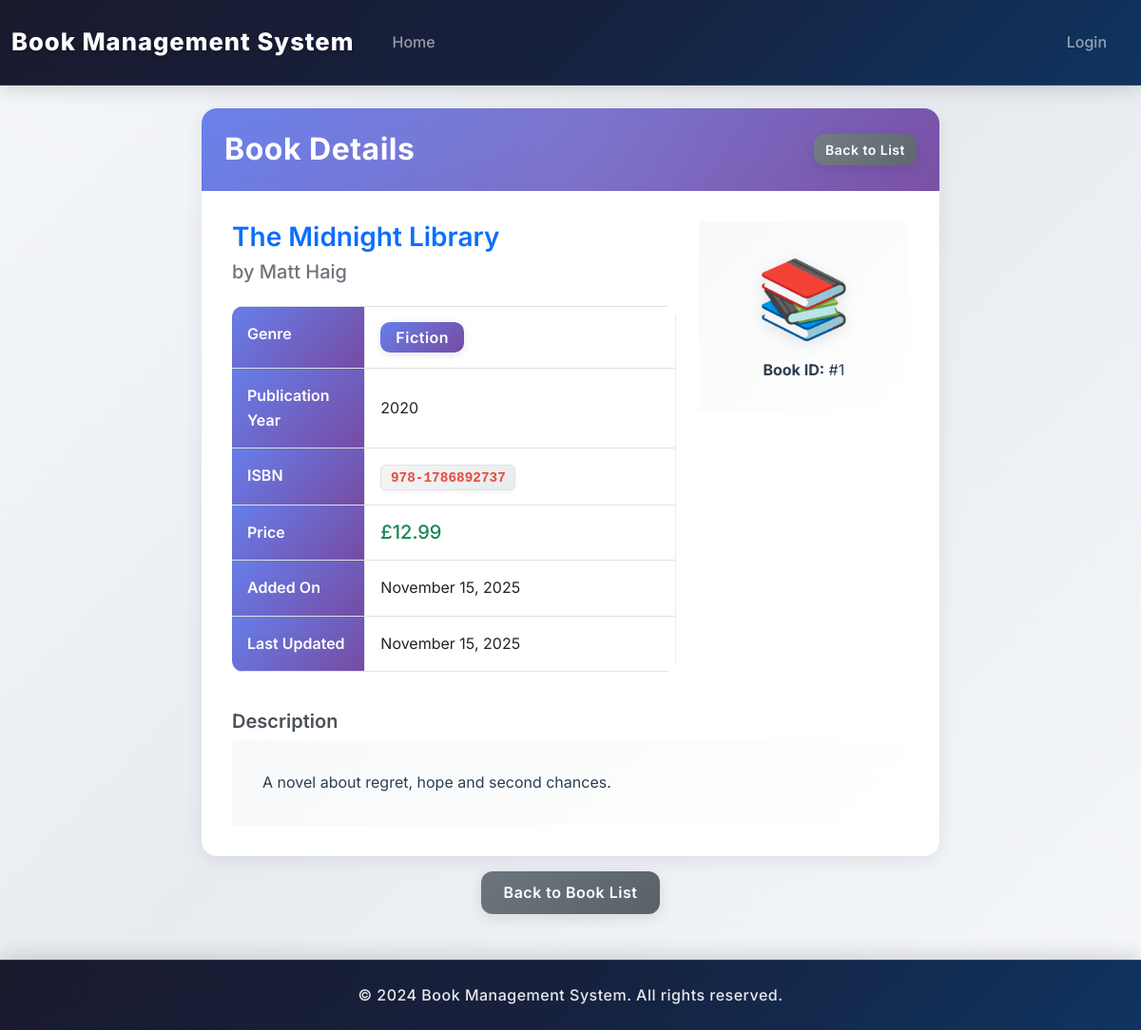
Page /view_book.php?id=1 on the committed database.
### tables this page shows
CREATE TABLE IF NOT EXISTS books (
    id INT AUTO_INCREMENT PRIMARY KEY,
    title VARCHAR(255) NOT NULL,
    author VARCHAR(255) NOT NULL,
    genre VARCHAR(100) NOT NULL,
    publication_year INT NOT NULL,
    isbn VARCHAR(20),
    description TEXT,
    price DECIMAL(10,2),
    created_at TIMESTAMP DEFAULT CURRENT_TIMESTAMP,
    updated_at TIMESTAMP DEFAULT CURRENT_TIMESTAMP ON UPDATE CURRENT_TIMESTAMP
);

### includes/database.php (called while the page is built, shortened)
<?php
class Database {
    private $host = DB_HOST;
    private $dbname = DB_NAME;
    private $username = DB_USER;
    private $password = DB_PASS;
    private $conn;
    private $stmt;
    public function __construct() {
        $dsn = "mysql:host={$this->host};dbname={$this->dbname};charset=utf8mb4";
        $options = [
            PDO::ATTR_ERRMODE => PDO::ERRMODE_EXCEPTION,
            PDO::ATTR_DEFAULT_FETCH_MODE => PDO::FETCH_ASSOC,
            PDO::ATTR_EMULATE_PREPARES => false,
        ];
        try {
            $this->conn = new PDO($dsn, $this->username, $this->password, $options);
        } catch (PDOException $e) {
            die("Connection failed: " . $e->getMessage());
        }
    }
    public function query($sql) {
        $this->stmt = $this->conn->prepare($sql);
    }
    public function bind($param, $value, $type = null) {
        if (is_null($type)) {
            switch (true) {
                case is_int($value):
                    $type = PDO::PARAM_INT;
                    break;
            }
        }
        $this->stmt->bindValue($param, $value, $type);
    }
    public function execute() {
        return $this->stmt->execute();
    }
    public function single() {
        $this->execute();
        return $this->stmt->fetch();
    }
}
?>

### view_book.php (the view, shortened to what this page needs)
<?php
require_once 'includes/database.php';
$db = new Database();
$book_id = (int)$_GET['id'];
$db->query("SELECT * FROM books WHERE id = :id");
$db->bind(':id', $book_id);
$book = $db->single();
require_once 'templates/header.tpl.php';
?>
<div class="row justify-content-center">
    <div class="col-md-8">
        <div class="card">
            <div class="card-header bg-primary text-white">
                <div class="d-flex justify-content-between align-items-center">
                    <h2 class="mb-0">Book Details</h2>
                    <div>
                        <a href="index.php" class="btn btn-secondary btn-sm">Back to List</a>
                    </div>
                </div>
            </div>
            <div class="card-body">
                <div class="row">
                    <div class="col-md-8">
                        <h3 class="text-primary"><?php echo htmlspecialchars($book['title']); ?></h3>
                        <h5 class="text-muted">by <?php echo htmlspecialchars($book['author']); ?></h5>
                        <div class="mt-4">
                            <table class="table table-bordered">
                                <tr>
                                    <th width="30%">Genre</th>
                                    <td>
                                        <span class="badge bg-primary fs-6"><?php echo htmlspecialchars($book['genre']); ?></span>
                                    </td>
                                </tr>
                                <tr>
                                    <th>Publication Year</th>
                                    <td><?php echo htmlspecialchars($book['publication_year']); ?></td>
                                </tr>
                                <tr>
                                    <th>ISBN</th>
                                    <td><code><?php echo htmlspecialchars($book['isbn']); ?></code></td>
                                </tr>
                                <tr>
                                    <th>Price</th>
                                    <td class="h5 text-success">£<?php echo number_format($book['price'], 2); ?></td>
                                </tr>
                                <tr>
                                    <th>Added On</th>
                                    <td><?php echo date('F j, Y', strtotime($book['created_at'])); ?></td>
                                </tr>
                                <tr>
                                    <th>Last Updated</th>
                                    <td><?php echo date('F j, Y', strtotime($book['updated_at'])); ?></td>
                                </tr>
                            </table>
                        </div>
                    </div>
                    <div class="col-md-4 text-center">
                        <div class="bg-light p-4 rounded">
                            <div class="display-1 text-muted">📚</div>
                            <div class="mt-3">
                                <strong>Book ID:</strong> #<?php echo $book['id']; ?>
                            </div>
                        </div>
                    </div>
                </div>
                <?php if (!empty($book['description'])): ?>
                    <div class="mt-4">
                        <h5>Description</h5>
                        <div class="p-3 bg-light rounded">
                            <?php echo nl2br(htmlspecialchars($book['description'])); ?>
                        </div>
                    </div>
                <?php endif; ?>
            </div>
        </div>
        <div class="mt-3 text-center">
            <a href="index.php" class="btn btn-secondary">Back to Book List</a>
        </div>
    </div>
</div>
<?php require_once 'templates/footer.tpl.php'; ?>

### assets/css/style.css (style rules this page uses)
:root { --primary-color: #2c3e50; --secondary-color: #3498db; --accent-color: #e74c3c; --success-color: #27ae60; --warning-color: #f39c12; --light-bg: #f8f9fa; --card-shadow: 0 4px 6px rgba(0, 0, 0, 0.1); --card-shadow-hover: 0 8px 15px rgba(0, 0, 0, 0.15); --gradient-primary: linear-gradient(135deg, #667eea 0%, #764ba2 100%); --gradient-secondary: linear-gradient(135deg, #f093fb 0%, #f5576c 100%); --gradient-success: linear-gradient(135deg, #4facfe 0%, #00f2fe 100%); }
body { background: linear-gradient(135deg, #f5f7fa 0%, #e8ecf1 50%, #f5f7fa 100%); background-attachment: fixed; font-family: 'Inter', 'Segoe UI', Tahoma, Geneva, Verdana, sans-serif; min-height: 100vh; line-height: 1.6; color: #2c3e50; }
.card { border: none; border-radius: 16px; box-shadow: 0 4px 20px rgba(0, 0, 0, 0.08); transition: all 0.4s cubic-bezier(0.175, 0.885, 0.32, 1.275); overflow: hidden; background: #fff; position: relative; }
.card::before { content: ''; position: absolute; top: 0; left: 0; right: 0; height: 4px; background: var(--gradient-primary); transform: scaleX(0); transition: transform 0.4s ease; }
.card-header { background: var(--gradient-primary); color: white; border: none; padding: 1.5rem; font-weight: 600; position: relative; overflow: hidden; }
.card-header::after { content: ''; position: absolute; top: -50%; right: -50%; width: 200%; height: 200%; background: radial-gradient(circle, rgba(255,255,255,0.1) 0%, transparent 70%); animation: shimmer 3s infinite; }
.card-body { padding: 2rem; }
.table { background: #fff; border-radius: 8px; overflow: hidden; }
.table tbody tr { transition: all 0.2s ease; }
.table td { padding: 1rem; vertical-align: middle; }
.btn { border-radius: 12px; font-weight: 600; padding: 0.65rem 1.5rem; transition: all 0.3s cubic-bezier(0.175, 0.885, 0.32, 1.275); border: none; box-shadow: 0 4px 15px rgba(0, 0, 0, 0.1); position: relative; overflow: hidden; letter-spacing: 0.5px; }
.btn::before { content: ''; position: absolute; top: 50%; left: 50%; width: 0; height: 0; border-radius: 50%; background: rgba(255, 255, 255, 0.3); transform: translate(-50%, -50%); transition: width 0.6s, height 0.6s; }
.btn-secondary { background: linear-gradient(135deg, #6c757d 0%, #5a6268 100%); color: white; }
.btn-sm { padding: 0.375rem 0.75rem; font-size: 0.875rem; }
.badge { padding: 0.5em 1em; font-weight: 600; border-radius: 10px; font-size: 0.875rem; letter-spacing: 0.5px; box-shadow: 0 2px 8px rgba(0, 0, 0, 0.1); transition: all 0.3s ease; }
.badge.bg-primary { background: var(--gradient-primary) !important; }
h2 { color: #34495e; font-weight: 700; letter-spacing: -0.3px; }
h3 { font-weight: 600; color: #2c3e50; }
h5 { font-weight: 600; color: #495057; }
code { background: linear-gradient(135deg, #f4f4f4 0%, #e9ecef 100%); padding: 0.3rem 0.6rem; border-radius: 6px; font-size: 0.9em; color: #e74c3c; font-weight: 600; border: 1px solid #dee2e6; box-shadow: 0 2px 4px rgba(0, 0, 0, 0.05); }
.card .card-header h2 { color: white; font-weight: 700; letter-spacing: 0.5px; }
.table-bordered { border-radius: 12px; overflow: hidden; }
.table-bordered th { background: linear-gradient(135deg, #667eea 0%, #764ba2 100%); color: white; font-weight: 600; border: none !important; padding: 1rem; }
.table-bordered td { border-color: #e9ecef; padding: 1rem; vertical-align: middle; }
.table-bordered tr:last-child td { border-bottom: none; }
.text-muted { color: #6c757d !important; font-weight: 500; }
.bg-light { background: linear-gradient(135deg, #f8f9fa 0%, #ffffff 100%) !important; border-radius: 12px; padding: 2rem !important; }
.display-1 { font-size: 5rem; filter: drop-shadow(0 4px 8px rgba(0, 0, 0, 0.1)); }
html { scroll-behavior: smooth; }
.container > * { animation: fadeInUp 0.6s ease-out; }

### rows in the picture
books: title "The Midnight Library", author "Matt Haig", genre "Fiction", publication_year "2020", isbn "978-1786892737", price "12.99", created_at "November 15, 2025", updated_at "November 15, 2025", id "1", description "A novel about regret, hope and second chances."

### other values in the picture
SITE_NAME "Book Management System"
